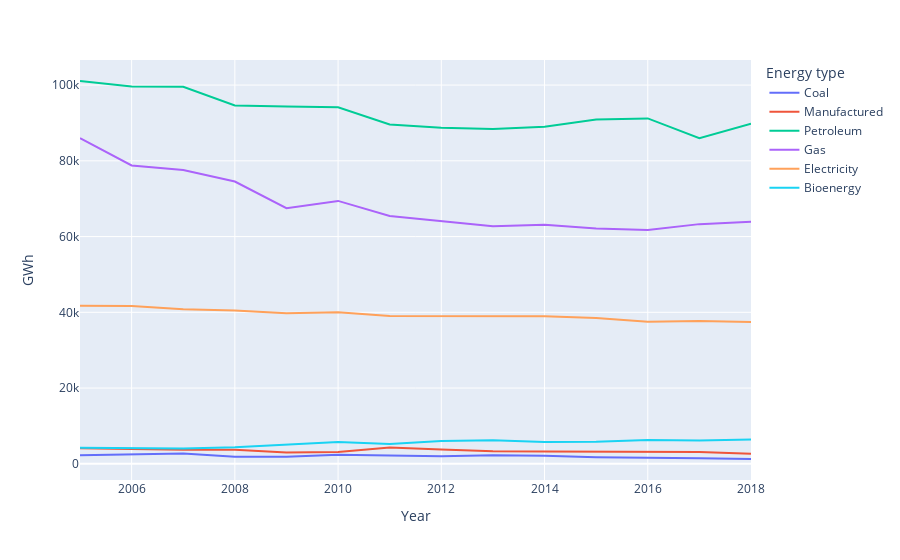

The code cell stored with this chart in its notebook:
### Code cell
fig = px.line(test, x="Year", y="GWh", color="Energy type")
fig.show()
region_df

### Figure 1 — Plotly figure (JSON) as saved in the notebook; plotly's stock layout.template omitted (floating-point values rounded to 4 significant figures)
{"data": [{"hovertemplate": "Energy type=Coal<br>Year=%{x}<br>GWh=%{y}<extra></extra>", "legendgroup": "Coal", "line": {"color": "#636efa", "dash": "solid"}, "mode": "lines", "name": "Coal", "orientation": "v", "showlegend": true, "type": "scatter", "x": [2005, 2006, 2007, 2008, 2009, 2010, 2011, 2012, 2013, 2014, 2015, 2016, 2017, 2018], "xaxis": "x", "y": [2233.0, 2477.0, 2744.0, 1869.0, 1896.0, 2379.0, 2145.0, 2009.0, 2286.0, 2126.0, 1729.0, 1678.0, 1469.0, 1269.0], "yaxis": "y"}, {"hovertemplate": "Energy type=Manufactured<br>Year=%{x}<br>GWh=%{y}<extra></extra>", "legendgroup": "Manufactured", "line": {"color": "#EF553B", "dash": "solid"}, "mode": "lines", "name": "Manufactured", "orientation": "v", "showlegend": true, "type": "scatter", "x": [2005, 2006, 2007, 2008, 2009, 2010, 2011, 2012, 2013, 2014, 2015, 2016, 2017, 2018], "xaxis": "x", "y": [4134.0, 3888.0, 3735.0, 3708.0, 2981.0, 3089.0, 4285.0, 3789.0, 3308.0, 3260.0, 3152.0, 3023.0, 3089.0, 2642.0], "yaxis": "y"}, {"hovertemplate": "Energy type=Petroleum<br>Year=%{x}<br>GWh=%{y}<extra></extra>", "legendgroup": "Petroleum", "line": {"color": "#00cc96", "dash": "solid"}, "mode": "lines", "name": "Petroleum", "orientation": "v", "showlegend": true, "type": "scatter", "x": [2005, 2006, 2007, 2008, 2009, 2010, 2011, 2012, 2013, 2014, 2015, 2016, 2017, 2018], "xaxis": "x", "y": [101100.0, 99650.0, 99540.0, 94640.0, 94380.0, 94160.0, 89590.0, 88720.0, 88390.0, 88980.0, 90890.0, 91200.0, 85980.0, 89800.0], "yaxis": "y"}, {"hovertemplate": "Energy type=Gas<br>Year=%{x}<br>GWh=%{y}<extra></extra>", "legendgroup": "Gas", "line": {"color": "#ab63fa", "dash": "solid"}, "mode": "lines", "name": "Gas", "orientation": "v", "showlegend": true, "type": "scatter", "x": [2005, 2006, 2007, 2008, 2009, 2010, 2011, 2012, 2013, 2014, 2015, 2016, 2017, 2018], "xaxis": "x", "y": [85980.0, 78790.0, 77570.0, 74530.0, 67480.0, 69420.0, 65410.0, 64040.0, 62710.0, 63140.0, 62150.0, 61730.0, 63290.0, 63940.0], "yaxis": "y"}, {"hovertemplate": "Energy type=Electricity<br>Year=%{x}<br>GWh=%{y}<extra></extra>", "legendgroup": "Electricity", "line": {"color": "#FFA15A", "dash": "solid"}, "mode": "lines", "name": "Electricity", "orientation": "v", "showlegend": true, "type": "scatter", "x": [2005, 2006, 2007, 2008, 2009, 2010, 2011, 2012, 2013, 2014, 2015, 2016, 2017, 2018], "xaxis": "x", "y": [41760.0, 41670.0, 40790.0, 40460.0, 39750.0, 40000.0, 39020.0, 38990.0, 38800.0, 38940.0, 38480.0, 37480.0, 37720.0, 37470.0], "yaxis": "y"}, {"hovertemplate": "Energy type=Bioenergy<br>Year=%{x}<br>GWh=%{y}<extra></extra>", "legendgroup": "Bioenergy", "line": {"color": "#19d3f3", "dash": "solid"}, "mode": "lines", "name": "Bioenergy", "orientation": "v", "showlegend": true, "type": "scatter", "x": [2005, 2006, 2007, 2008, 2009, 2010, 2011, 2012, 2013, 2014, 2015, 2016, 2017, 2018], "xaxis": "x", "y": [4213.0, 4122.0, 4034.0, 4351.0, 5036.0, 5761.0, 5240.0, 6015.0, 6250.0, 5785.0, 5850.0, 6262.0, 6170.0, 6406.0], "yaxis": "y"}], "layout": {"legend": {"title": {"text": "Energy type"}, "tracegroupgap": 0}, "margin": {"t": 60}, "xaxis": {"anchor": "y", "domain": [0, 1], "title": {"text": "Year"}}, "yaxis": {"anchor": "x", "domain": [0, 1], "title": {"text": "GWh"}}}}
